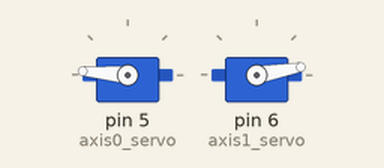
This sketch was run on a simulated Arduino Uno, built with avr-gcc and run on an emulated ATmega328P. Shown: 2 × servo. At 10.7 s the program stops and its outputs stay as they are.

Above: at 0.1 s.
At 7.38 s:
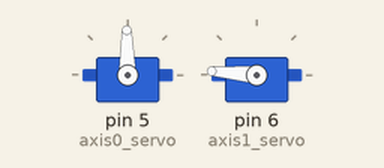
At 8.91 s:
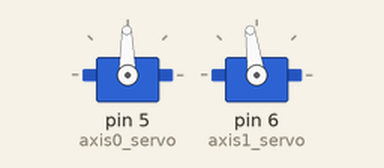
At 10.7 s:
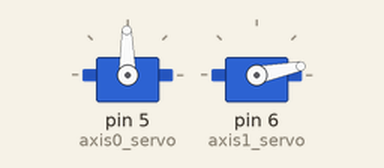
Timing chart, 0 to 12.2 s (numbered marks = the images above):
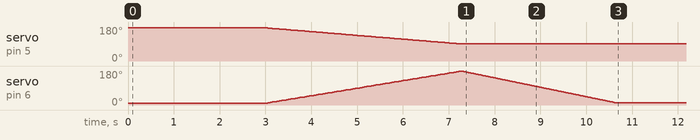

The sketch:

2DOF_semicircle.ino
```cpp
#include <Servo.h>          //header file

Servo axis0_servo;          //declaration of servo variable
Servo axis1_servo;

int pos = 0;                // variable to store the servo position

void setup()
{
  axis0_servo.attach(5);    //declartion of the pin no. for servo pin
  axis1_servo.attach(6);
}

void loop()
{
       /*-----------------------------------------------  Servo testing  --------------------------------------------------*/
/*
     for (pos = 0; pos <= 180; pos += 1)  // goes from 0 degrees to 180 degrees
    {
        axis0_servo.write(pos);              // tell servo to go to position in variable 'pos'
        axis1_servo.write(pos);
        delay(15);                       // waits 15 ms for the servo to reach the position
    }
    for (pos = 180; pos >= 0; pos -= 1)  // goes from 180 degrees to 0 degrees
    {
       axis0_servo.write(pos);              // tell servo to go to position in variable 'pos'
       axis1_servo.write(pos);
        delay(15);                       // waits 15 ms for the servo to reach the position
    }
*/
      /*---------------------------------------  arm orinetation setting  -------------------------------------------------*/
/*
  axis0_servo.write(90);        // for setting the arm in proper orientation
  axis1_servo.write(90);
  while(1);                     //to stop the code
  */
      /*--------------------------------------------------   MAIN CODE  --------------------------------------------------*/

  axis0_servo.write(180-5);      // to bring the servo at the starting point
  axis1_servo.write(0+10);
  delay(3000);                    // wait for sometime

///////////////////////////////////////////////////////////////////////////////////
  for(int i=5;i<90;i++)          // for drawing the straight line.
  {
     axis0_servo.write(180-i);
     axis1_servo.write(0+i*2);
     delay(50);
  }
////////////////////////////////////////////////////////////////////////////////////
   for(int i=0;i<170;i++)          // for semi arc
  {
     axis1_servo.write(180-i);
     delay(20);
  }
  while(1);

}
```

Measured:
- by itself, servo on pin 5 (axis0_servo): moves from 175° to 91° over 4.2 s
- by itself, servo on pin 6 (axis1_servo): rises from 10° to 180° in 4.2 s, then falls to 11° in 3.4 s
